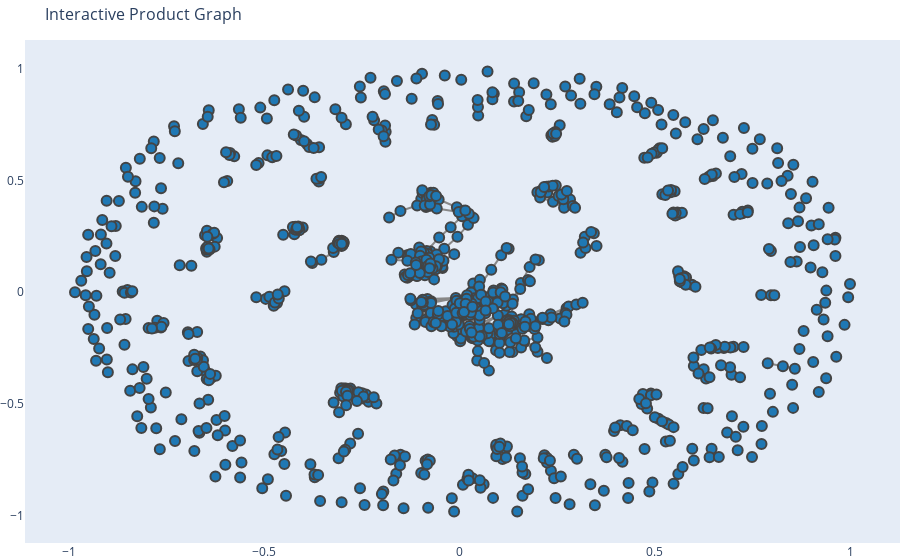

This figure's notebook cell:
### Code cell
import DataStructure as ds

data = ds.load_and_preprocess_data('data/sephora.csv')
product_graph = ds.build_graph(data)
visualize_graph_interactive(product_graph, sample_size=1000)

### Figure 1 — Plotly figure (JSON) as saved in the notebook; plotly's stock layout.template omitted (floating-point values rounded to 4 significant figures; data arrays with more than 128 entries replaced by an {"elided": "..."} marker saying what was removed)
{"data": [{"hoverinfo": "none", "line": {"color": "#888", "width": 2}, "mode": "lines", "type": "scatter", "x": {"elided": "7887 float values"}, "y": {"elided": "7887 float values"}}, {"hoverinfo": "text", "marker": {"color": "#1f78b4", "line": {"width": 2}, "size": 10}, "mode": "markers", "text": {"elided": "1000 str values"}, "type": "scatter", "x": {"elided": "1000 float values"}, "y": {"elided": "1000 float values"}}], "layout": {"hovermode": "closest", "margin": {"b": 0, "l": 0, "r": 0, "t": 40}, "showlegend": false, "title": {"font": {"size": 16}, "text": "Interactive Product Graph"}, "xaxis": {"showgrid": false, "zeroline": false}, "yaxis": {"showgrid": false, "zeroline": false}}}
